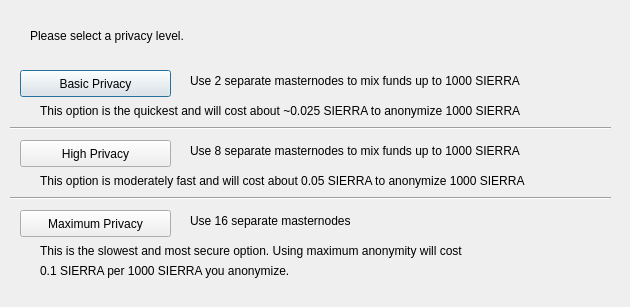
<?xml version="1.0" encoding="UTF-8"?>
<ui version="4.0">
 <class>DarksendConfig</class>
 <widget class="QDialog" name="DarksendConfig">
  <property name="geometry">
   <rect>
    <x>0</x>
    <y>0</y>
    <width>630</width>
    <height>307</height>
   </rect>
  </property>
  <property name="windowTitle">
   <string>Configure Darksend</string>
  </property>
  <widget class="QPushButton" name="buttonBasic">
   <property name="geometry">
    <rect>
     <x>20</x>
     <y>70</y>
     <width>151</width>
     <height>27</height>
    </rect>
   </property>
   <property name="text">
    <string>Basic Privacy</string>
   </property>
  </widget>
  <widget class="QPushButton" name="buttonHigh">
   <property name="geometry">
    <rect>
     <x>20</x>
     <y>140</y>
     <width>151</width>
     <height>27</height>
    </rect>
   </property>
   <property name="text">
    <string>High Privacy</string>
   </property>
  </widget>
  <widget class="QPushButton" name="buttonMax">
   <property name="geometry">
    <rect>
     <x>20</x>
     <y>210</y>
     <width>151</width>
     <height>27</height>
    </rect>
   </property>
   <property name="text">
    <string>Maximum Privacy</string>
   </property>
  </widget>
  <widget class="QLabel" name="label">
   <property name="geometry">
    <rect>
     <x>30</x>
     <y>20</y>
     <width>571</width>
     <height>31</height>
    </rect>
   </property>
   <property name="text">
    <string>Please select a privacy level.</string>
   </property>
  </widget>
  <widget class="QLabel" name="label_2">
   <property name="geometry">
    <rect>
     <x>190</x>
     <y>70</y>
     <width>421</width>
     <height>21</height>
    </rect>
   </property>
   <property name="text">
    <string>Use 2 separate masternodes to mix funds up to 1000 SIERRA</string>
   </property>
  </widget>
  <widget class="QLabel" name="label_3">
   <property name="geometry">
    <rect>
     <x>190</x>
     <y>140</y>
     <width>411</width>
     <height>21</height>
    </rect>
   </property>
   <property name="text">
    <string>Use 8 separate masternodes to mix funds up to 1000 SIERRA</string>
   </property>
  </widget>
  <widget class="QLabel" name="label_4">
   <property name="geometry">
    <rect>
     <x>190</x>
     <y>210</y>
     <width>421</width>
     <height>21</height>
    </rect>
   </property>
   <property name="text">
    <string>Use 16 separate masternodes</string>
   </property>
  </widget>
  <widget class="QLabel" name="label_6">
   <property name="geometry">
    <rect>
     <x>40</x>
     <y>100</y>
     <width>561</width>
     <height>21</height>
    </rect>
   </property>
   <property name="text">
    <string>This option is the quickest and will cost about ~0.025 SIERRA to anonymize 1000 SIERRA</string>
   </property>
  </widget>
  <widget class="QLabel" name="label_7">
   <property name="geometry">
    <rect>
     <x>40</x>
     <y>170</y>
     <width>561</width>
     <height>21</height>
    </rect>
   </property>
   <property name="text">
    <string>This option is moderately fast and will cost about 0.05 SIERRA to anonymize 1000 SIERRA</string>
   </property>
  </widget>
  <widget class="QLabel" name="label_8">
   <property name="geometry">
    <rect>
     <x>40</x>
     <y>240</y>
     <width>561</width>
     <height>21</height>
    </rect>
   </property>
   <property name="text">
    <string>This is the slowest and most secure option. Using maximum anonymity will cost</string>
   </property>
  </widget>
  <widget class="QLabel" name="label_9">
   <property name="geometry">
    <rect>
     <x>40</x>
     <y>260</y>
     <width>561</width>
     <height>21</height>
    </rect>
   </property>
   <property name="text">
    <string>0.1 SIERRA per 1000 SIERRA you anonymize.</string>
   </property>
  </widget>
  <widget class="Line" name="line">
   <property name="geometry">
    <rect>
     <x>10</x>
     <y>120</y>
     <width>601</width>
     <height>16</height>
    </rect>
   </property>
   <property name="orientation">
    <enum>Qt::Horizontal</enum>
   </property>
  </widget>
  <widget class="Line" name="line_2">
   <property name="geometry">
    <rect>
     <x>10</x>
     <y>190</y>
     <width>601</width>
     <height>16</height>
    </rect>
   </property>
   <property name="orientation">
    <enum>Qt::Horizontal</enum>
   </property>
  </widget>
 </widget>
 <resources/>
 <connections/>
</ui>
